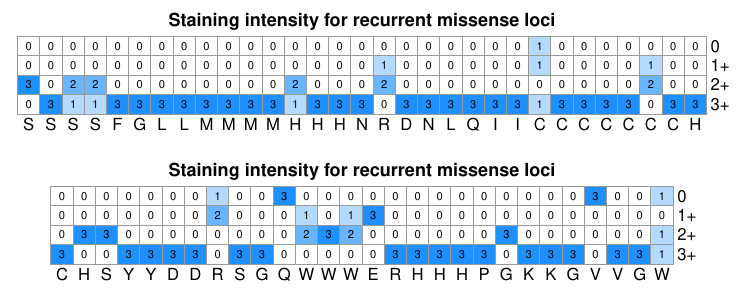

Recreate this plot in R.
library(data.table)
library(magrittr)
library(ggplot2)
library(pheatmap)

## now by specific protein level

dt <- data.table::fread("../Data/p53_scores.tsv") %>% .[effect == "Missense"]

dt <- dt[!protein_change %like% "delins"]

dt[, locus := protein_change %>% stringr::str_extract("(?<=p\\.)[A-Z]+[0-9]+")]

wl <- dt[, .N, by = "locus"] %>% .[N > 3, locus %>% unique]

dt <- dt[locus %chin% wl]

m <- dt[, .N, by = c("protein_change", "p53_intensity", "ID")]

m %<>% dcast(p53_intensity ~ protein_change + ID, value.var = "N")

rn <- c("0", "1+", "2+", "3+")

m <- m[, .SD, .SDcols = 2:ncol(m)] %>% as.matrix()

rownames(m) <- rn

m[is.na(m)] <- 0

reorder <- order(colnames(m) %>% stringr::str_extract("[0-9]+[A-z]+"))

m <- m[, reorder]

v2 <- colnames(m)

v <- v2 %>% stringr::str_replace("^p\\.","") %>% stringr::str_replace("_[0-9]+$", "")

anno <- as.data.frame(v)

rownames(anno) <- colnames(m)

colnames(anno) <- "Variant"

colnames(m) %<>% stringr::str_replace("^p\\.", "") %>%
  stringr::str_replace("_.*$", "")

breaks <- seq(from = 1, to = ncol(m), by = 31)

breaks %<>% c(ncol(m) + 1)

pl <- lapply(breaks[1:(length(breaks) - 1)] %>% seq_along, function(n){
  
  m2 <- m[, breaks[n]:(breaks[n + 1] - 1)]
  
  hm <- pheatmap::pheatmap(m2,
                           color = colorRampPalette(c("white", "dodgerblue"))(4),
                           cellwidth = 16, cellheight = 14,
                           cluster_cols = FALSE, cluster_rows = FALSE,
                           display_numbers = TRUE,
                           number_color = "black", number_face = "bold",
                           number_format = "%.0f",
                           main = "Staining intensity for recurrent missense loci",
                           legend = FALSE,
                           angle_col = 45,
                           fontsize_number = 8,
                           fontsize_col = 12,
                           fontsize_row = 12
  )
  
  return(hm$gtable)
  
})

plot <- cowplot::plot_grid(plotlist = pl, ncol = 1)

ggsave(plot = plot, filename = "../Figure 3/scores_heatmap_labeled.pdf", width = 7.5, height = 4)

pl <- lapply(breaks[1:(length(breaks) - 1)] %>% seq_along, function(n){
  
  m2 <- m[, breaks[n]:(breaks[n + 1] - 1)]
  
  colnames(m2) <- v2[breaks[n]:(breaks[n + 1] - 1)] %>%
    stringr::str_replace("^.*_", "Case #")
  
  hm <- pheatmap::pheatmap(m2,
                           color = colorRampPalette(c("white", "dodgerblue"))(4),
                           cellwidth = 16, cellheight = 14,
                           cluster_cols = FALSE, cluster_rows = FALSE,
                           display_numbers = TRUE,
                           number_color = "black", number_face = "bold",
                           number_format = "%.0f",
                           main = "Staining intensity for recurrent missense loci",
                           legend = FALSE,
                           angle_col = 45,
                           fontsize_number = 8,
                           fontsize_col = 12,
                           fontsize_row = 12
  )
  
  return(hm$gtable)
  
})

plot <- cowplot::plot_grid(plotlist = pl, ncol = 1)

ggsave(plot = plot, filename = "Figure_3B_caseID.pdf", width = 7.5, height = 5)


pl <- lapply(breaks[1:(length(breaks) - 1)] %>% seq_along, function(n){
  
  m2 <- m[, breaks[n]:(breaks[n + 1] - 1)]
  
  colnames(m2) %<>% stringr::str_replace("^[A-Z][0-9]+", "")
  
  hm <- pheatmap::pheatmap(m2,
                           color = colorRampPalette(c("white", "dodgerblue"))(4),
                           cellwidth = 16, cellheight = 14,
                           cluster_cols = FALSE, cluster_rows = FALSE,
                           display_numbers = TRUE,
                           number_color = "black", number_face = "bold",
                           number_format = "%.0f",
                           main = "Staining intensity for recurrent missense loci",
                           legend = FALSE,
                           angle_col = 0,
                           fontsize_number = 8,
                           fontsize_col = 12,
                           fontsize_row = 12
  )
  
  return(hm$gtable)
  
})

plot <- cowplot::plot_grid(plotlist = pl, ncol = 1)

ggsave(plot = plot, filename = "Figure_3B.pdf", width = 7.5, height = 3)

